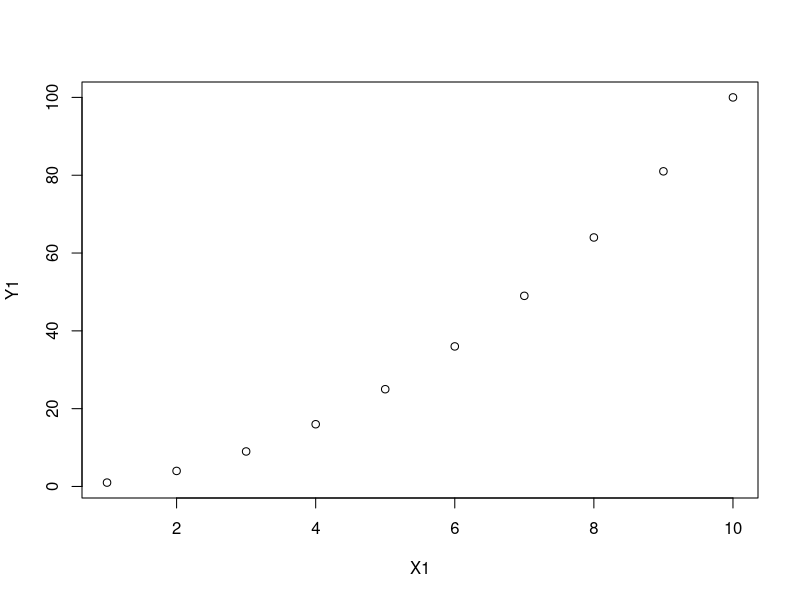
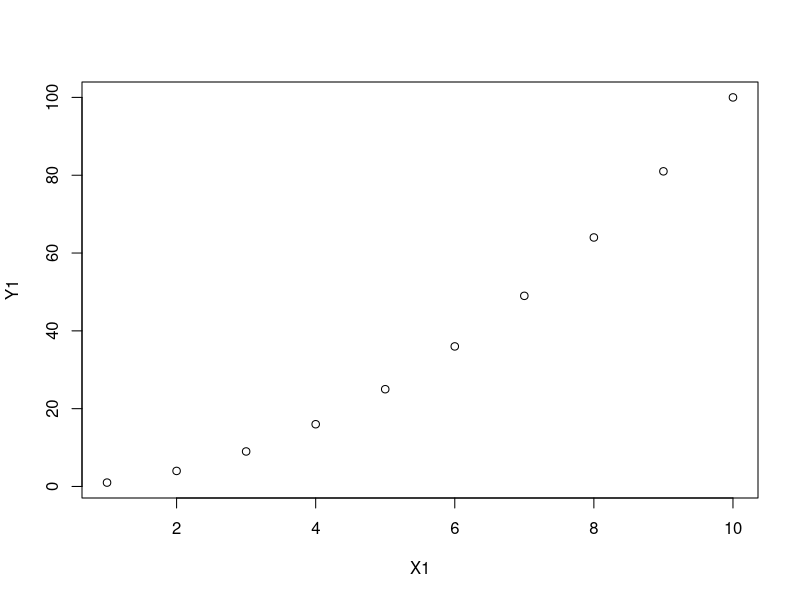
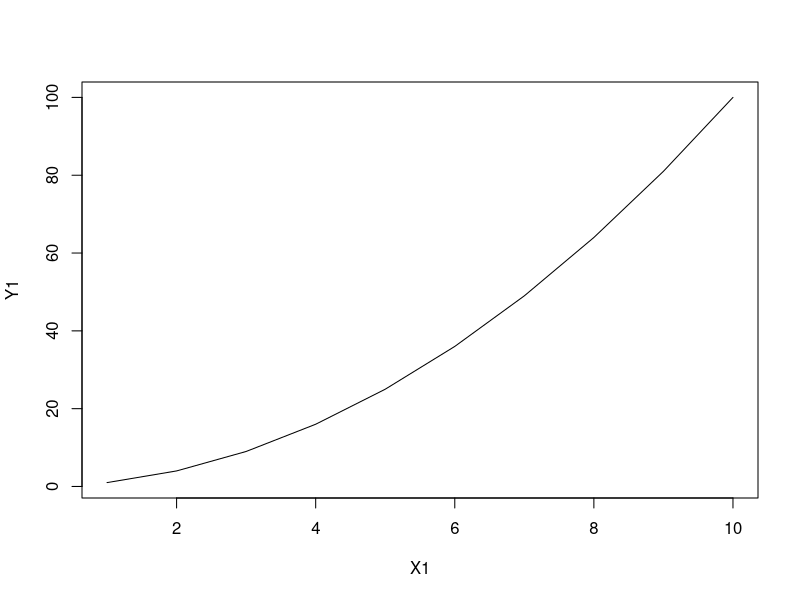
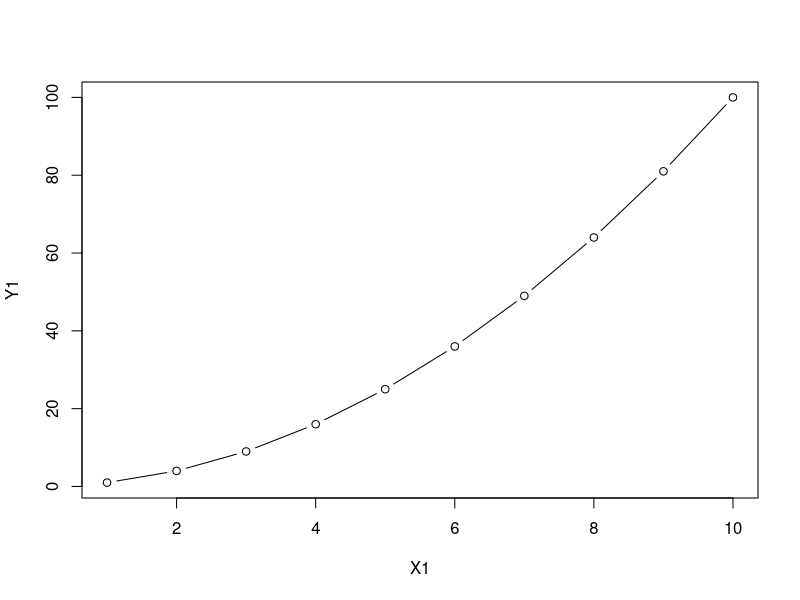
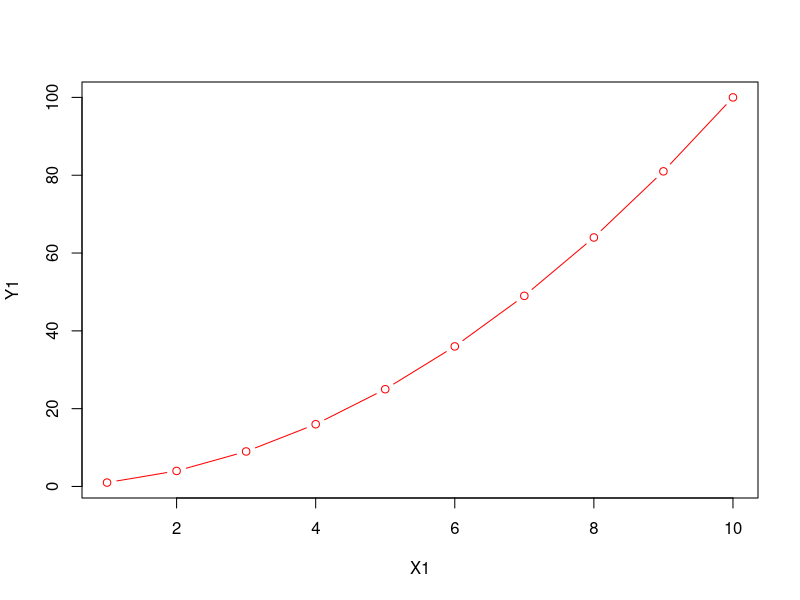
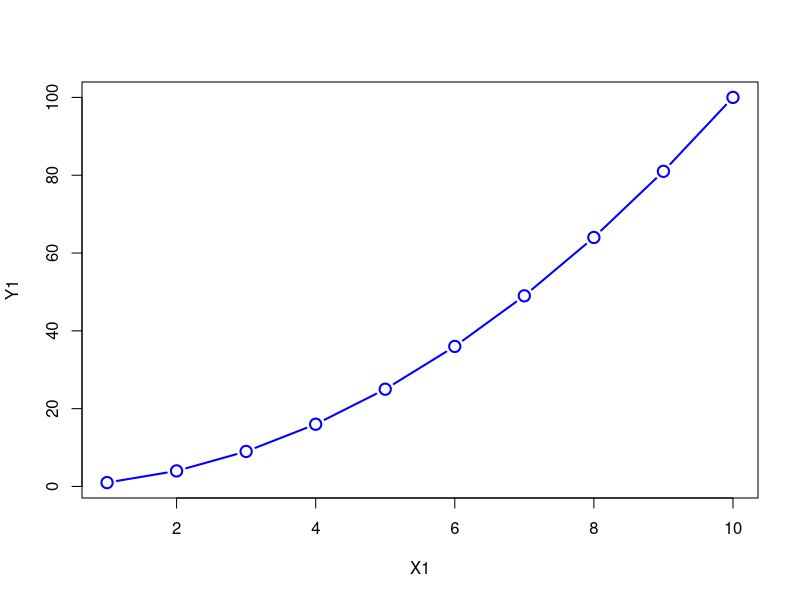
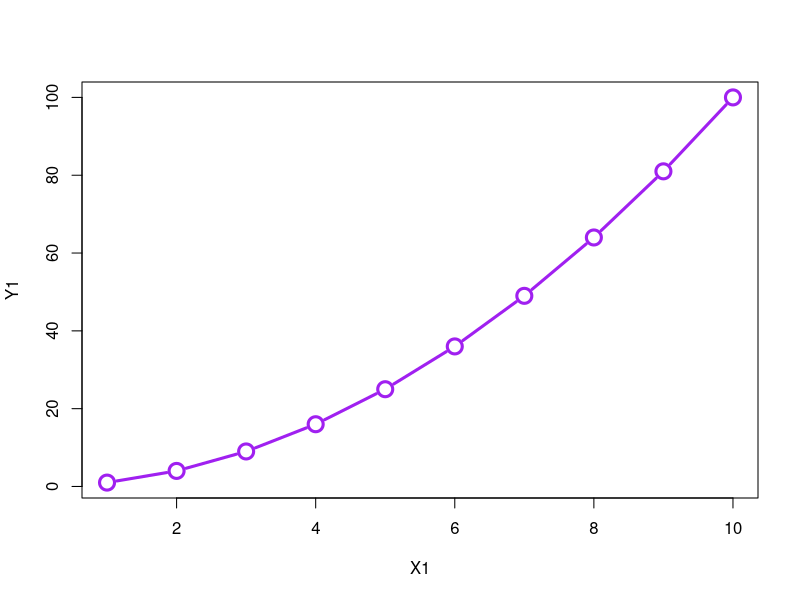
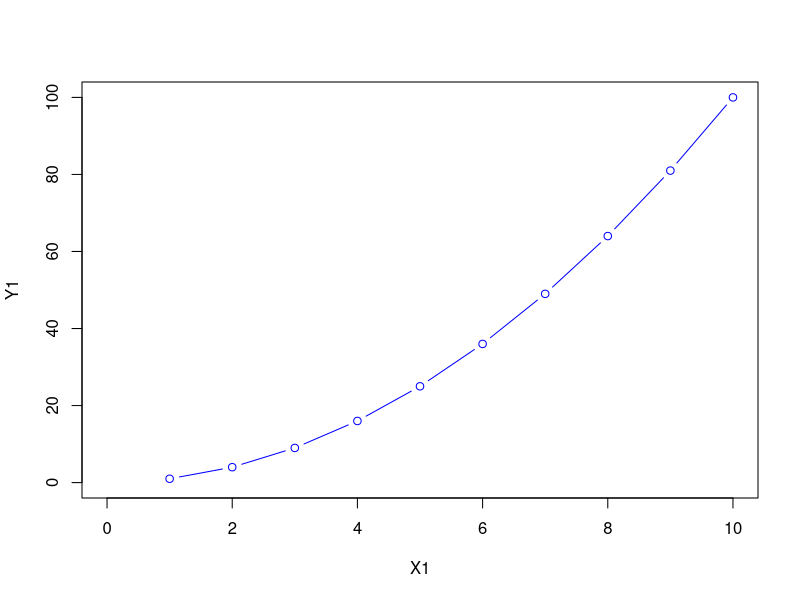

The R source for these figures, in order: (Note: this script raises an error after producing the figures.)
#Summarising the data graphically

# Scatter Plot
# Box Plot
# Histogram
# Bar Graph / BarPlot
# Line Graph
# Pie Chart

# Simple Scatterplot----
#plot(x, y, main, xlab, ylab, xlim, ylim, pch, cex)
#we can add 5 dimensions to a scatter plot of 2dim
?plot

X1 = 1:10
Y1 = X1^2
X1
Y1
plot(x=X1 , y= Y1)

# adding linetype
?plot
plot(x=X1, y=Y1, type='p') #lty = linetype = points
plot(x=X1, y=Y1, type='l') #lty = linetype =lines
plot(x=X1, y=Y1, type='b') #lty = linetype = both

#adding line width, color and cex(size of point)
plot(x=X1, y=Y1, type='b', lwd= 1, col = 'red', cex=1)
plot(x=X1, y=Y1, type='b', lwd= 2, col = 'blue', cex=1.5)
plot(x=X1, y=Y1, type='b', lwd= 3, col = 'purple', cex=2)

#change the limits of x and y xaxis
plot(x=X1, y=Y1, xlim=c(0,10), ylim=c(0,100), type = 'b', cex=1, col='blue') 

#using mtcars dataset: plotting mpg and weight
plot(mtcars$wt, mtcars$mpg, col = 'blue', pch = 20, cex=1.5)
plot(mtcars$wt, mtcars$mpg, col= 'blue', pch=20, cex=1, xlab= 'weight', ylab= 'Mileage', main= 'Weight vs MPG' )

table(mtcars$gear)
table(mtcars$cyl)
plot(x= wt, y= mpg, col= cyl, pch= gear, cex= 1, xlab='Weight', ylab='Mileage', main='Weight vs Mileage')

# Add fit lines
abline(lm(mpg~wt), col="red") # regression line (y~x)

#plotting wt to mpg graph and adding legends to it 
#X-Weight, Y-Mileage, Color-Cylinder, Shape-Gear, Size-AM : Points
lapply(mtcars[,c('cyl','gear','am')], table)  #count of each category cols

#you should know this to plan how many colors, shapes, size to choose
plot(x= mtcars$wt, y= mtcars$mpg, col=c(1,2,3), pch=c(20,21,22), cex=c(1,2), xlab='Weight', ylab='Mileage', main='Weight vs Mileage')

?legend
legend("topright",legend=c("Cyl-4", "Cyl-6", "Cyl-8"),pch=10, col=1:3, title="Cylinder")

legend("bottomleft", inset=.02, legend=c("Gear-3", "Gear-4", "Gear-5"), pch=20:23, title="Gear")

legend("top", legend=c('Auto','Manual'), pch=c(20,21), pt.cex=c(1,1.5), title='Tx Type')


#Pair plot : for comparing multiple variables dataset in one graphs
#A matrix of scatterplots/ set of multiple scatterplots
my_cols <- c("#00AFBB", "#E7B800", "#FC4E07")  
pairs(mtcars, pch = 19,  cex = 0.5,
      col = my_cols[mtcars$carb],
      lower.panel=NULL)

#Box Plot ----
#boxplot(x, main, xlab, ylab, pch, col, border, horizontal)
#Method for graphically depicting groups of numerical data through their quartiles and finding the outliers, Data based on a five number summary (“minimum”, first quartile (Q1), median, third quartile (Q3), and “maximum”)

?boxplot

#showing mean of mpg
boxplot(x=mtcars$mpg, col = 'green') #col= colour for plotting
abline(h=mean(mtcars$mpg))

abline(h=quantile(mtcars$mpg))

boxplot(x=mtcars$mpg, col = 'green', horizontal = T) #horizontal= direction of boxplot  

## boxplot on a formula:
?InsectSprays
head(InsectSprays)
boxplot(count ~ spray, data = InsectSprays, col = "lightgray")
# *add* notches (somewhat funny here <--> warning "notches .. outside hinges"):
boxplot(count ~ spray, data = InsectSprays,
        notch = TRUE, col = "blue") # Notch is used to compare groups.In the notched boxplot, if two boxes' notches do not overlap this is ‘strong evidence’ their medians differ. allows you to evaluate confidence intervals (by default 95% confidence interval) for the medians of each boxplot.
#If the distance between median and the 2nd quartile and the distance between median and the 3rd quartile are extremely different (like the one at the right) and/or the sample size is low, the notch will be wider. If it's wide enough that the notch boundary is more extreme than the 2nd and 3rd percentiles (aka, the box), then the notched box plot will display this "inside out" shape.

#using formula for mtcars
boxplot(mpg ~ cyl, data = mtcars,
        xlab = "Number of Cylinders",
        ylab = "Miles Per Gallon",
        notch = F,
        main = "Mileage Data",
        col = c("green","yellow","purple"),
        names = c("High","Medium","Low")) 

#Bar Plot----
#example
#Bar and column charts are used to compare different items
#Bar charts are often used when comparing categories of data
cars <- c(1, 3, 6, 4, 9)
trucks <- c(2, 5, 4, 5, 12)
suvs = c(4,4,6,6,16)
autos_data = data.frame(cars,trucks,suvs)
autos_data
barplot(autos_data$cars, main="Auto Data", xlab="Days",  
        ylab="Total", names.arg=c("Mon","Tue","Wed","Thu","Fri"), 
        border="blue", density=c(10,20,30,40,50))

# Graph autos with adjacent bars using rainbow colors
barplot(as.matrix(autos_data), main="Autos", ylab= "Total",
        beside=TRUE, col=rainbow(5))

barplot(as.matrix(autos_data), main="Autos", ylab= "Total",
        beside=TRUE, col=rainbow(5), horiz = T)

# Place the legend at the top-left corner with no frame  
# using rainbow colors
legend("topleft", c("Mon","Tue","Wed","Thu","Fri"), cex=1, 
       bty="n", fill=rainbow(5)) #bty = type of box to be drawn around the legend

# Graph autos (transposing the matrix) using heat colors,  
# put 10% of the space between each bar, and make labels  
# smaller with horizontal y-axis labels
autos_data
t(autos_data)
barplot(t(autos_data), main="Autos", ylab="Total", 
        col=heat.colors(3), space=0.1, cex.axis=1, las=1,
        names.arg=c("Mon","Tue","Wed","Thu","Fri"), cex=1) 

legend("topleft", c("Cars","Trucks","SUVs"), cex=1, 
       bty="n", fill=heat.colors(3))
legend("top", c("Cars","Trucks","SUVs"), cex=1, 
       bty="n", fill=heat.colors(3))

#Histogram
#Shows frequency distribution (shape) of a set of continuous data

?hist

# histogram for a normally distributed data
hist(rnorm(1000))
hist(rnorm(1000), probability = T)

#histogram for a skewed data
hist(islands) #gives result in frequencies
hist(islands,probability=TRUE) # proportions (or probabilities)
islands
hist(islands, breaks=5, main="islands histogram", xlab="Area range", border="red", col="grey")

#Craeating histogram for temprature values in dataset- airquality
head(airquality)
hist(airquality$Temp)

#adding label names and title
hist(airquality$Temp,
     main = "Temperature Histogram",
     xlab = "Temperature",
     ylab = "Temperature Frequency",
     las = 1
)

#adding color to bars
hist(airquality$Temp,
     main = "Temperature Histogram",
     xlab = "Temperature",
     ylab = "Temperature Frequency",
     las = 1,
     col = c("skyblue", "chocolate2")
)

#removing all the annotations and axis lim and name to give our own
hist(airquality$Temp,
     axes = FALSE,
     ann = FALSE,
     labels = TRUE,
     ylim = c(0, 35),
     col = c("skyblue", "chocolate2")
)

#specifying own annotations
hist(airquality$Temp,
     main = "Temperature Histogram",
     xlab = "Temperature",
     ylab = "Temperature Frequency",
     las = 1,
     col = c("skyblue", "chocolate2"),
     xlim = c(55, 100),
     ylim = c(0, 40), 
     density = 80
)

#giving number of breaks and adding numbers to the bars
hist(airquality$Temp,
     breaks = 20,
     main = "Temperature Histogram",
     xlab = "Temperature",
     ylab = "Temperature Frequency",
     las = 1,
     col = c("skyblue", "chocolate2"),
     labels = TRUE,
     ylim = c(0, 25)
)

#changing frequency on y axis to density/probabilitiy values; removing labels also asthey are in freq value only and adding density line
hist(airquality$Temp,
     breaks = 20,
     freq = F,
     main = "Temperature Histogram",
     xlab = "Temperature",
     ylab = "Temperature Frequency",
     las = 1,
     col = c("skyblue", "chocolate2"),
     labels=T)

lines(density(airquality$Temp), lwd = 4, col = "red")


hist(airquality$Temp,
     breaks = 20,
     main = "Temperature Histogram",
     xlab = "Temperature",
     ylab = "Temperature Frequency",
     las = 1,
     col = c("skyblue", "chocolate2"),
     labels = TRUE,
     ylim = c(0, 25)
)

# Pie Chart
#Pie charts are used to show parts of a whole.
#Represents numbers in percentages, and the total sum of all the divided segments equals 100 percent.

# Create a pie chart for cars
cars <- c(1, 3, 6, 4, 9)
pie(cars)

# custom colors and labels
pie(cars, main="Cars", col=rainbow(length(cars)),
    labels=c("Mon","Tue","Wed","Thu","Fri"))

# Define some colors ideal for black & white print
colors <- c("white","grey70","grey90","grey50","black")

# Calculate the percentage for each day, rounded to one 
# decimal place
car_labels <- round(cars/sum(cars) * 100, 1)
car_labels
# Concatenate a '%' char after each value
car_labels <- paste(car_labels, "%", sep=" ")
car_labels

# and labels
pie(cars, main="Cars", col=colors, labels=car_labels,
    cex=0.8)

# Create a legend at the right   
legend('topright', c("Mon","Tue","Wed","Thu","Fri"), cex=0.8, 
       fill=colors)


# 3D Exploded Pie Chart
library(plotrix)
slices <- c(10, 12, 4, 16, 8)
lbls <- c("US", "UK", "Australia", "Germany", "France")
pie3D(slices,labels=lbls,explode=0.1,
      main="Pie Chart of Countries ")

